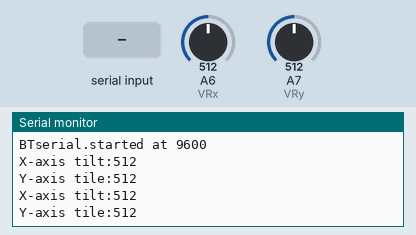
The sketch below on a simulated Arduino Nano, built with avr-gcc and run on an emulated ATmega328P. On the bench: the last lines printed to the serial monitor. The inputs (shaded band) are chosen by the test bench; at power-on: A6 (VRx) = 512, A7 (VRy) = 512.

Above: at 1.6 s.
1.7 s: A6 (VRx) set to 716
At 3.0 s:
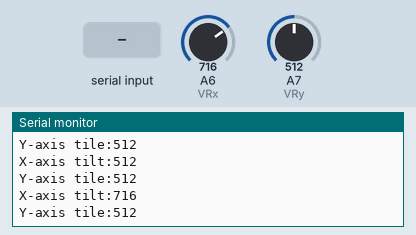
3.2 s: A7 (VRy) set to 716
At 3.9 s:
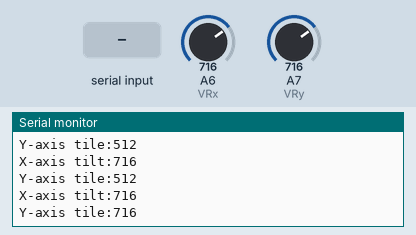
4.7 s: "1" received over Serial
6.2 s: "0" received over the second serial link
7.7 s: "2" received over Serial
9.2 s: A6 (VRx) set to 900
At 10.3 s:
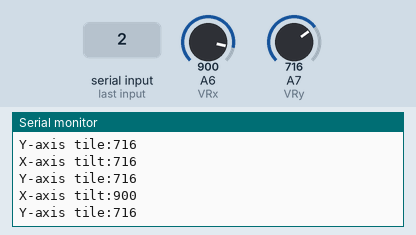
Timing chart, 0 to 11.7 s (numbered marks = the images above; inputs shaded):
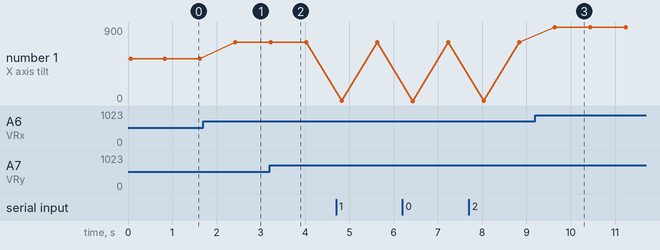

The sketch:

bluetooth.ino
```cpp
//#include <SoftwareSerial.h>
//SoftwareSerial BTserial(2, 3); // RX | TX
//// Connect the HC-05 TX to Arduino pin 7 RX.
//// Connect the HC-05 RX to Arduino pin  8 TX through a voltage divider.
////
//
//char c = ' ';
//char c1 = ' ';
//int flag = 0;
//int x_val = 0;
//int y_val = 0;
//int z_val = 0;
//String x_4 = " ";
//String x_3 = " ";
//String x_2 = " ";
//String x_1 = " ";
//String y_4 = " ";
//String y_3 = " ";
//String y_2 = " ";
//String y_1 = " ";
//String z = " ";
//String total = " ";
//
//void setup()
//{
//    Serial.begin(9600);
//    Serial.println("Arduino is ready");
//    Serial.println("Remember to select Both NL & CR in the serial monitor");
//
//    // HC-05 default serial speed for AT mode is 38400
//    BTserial.begin(9600);
//}
//
//void loop()
//{
//    x_val = 524;
//    y_val = 523;
//    z_val = 1;
//
//    String x_4 = String(int(x_val / 1000));   // 0
//    String x_3 = String(int((x_val % 1000) / 100));   // 5
//    String x_2 = String(int((x_val % 100) / 10));   // 2
//    String x_1 = String(x_val % 10);   // 4
//    String y_4 = String(int(y_val / 1000));
//    String y_3 = String(int((y_val % 1000) / 100));
//    String y_2 = String(int((y_val % 100) / 10));
//    String y_1 = String(y_val % 10);
//    String z = String(z_val);
//    String total = String(x_4+x_3+x_2+x_1+y_4+y_3+y_2+y_1+z);
//
//    // Keep reading from HC-05 and send to Arduino Serial Monitor
//    /*if (BTserial.available())
//    {
//        c = BTserial.read();
//        Serial.write(c);
//    }*/
//
//    // Keep reading from Arduino Serial Monitor and send to HC-05
//    if (Serial.available())
//    {
//        c1 = Serial.read();
//        //BTserial.write(c1);
//
//        if (c1 == 'a'){
//          BTserial.write('e');
//          BTserial.write('n');
//          BTserial.write('d');
//          flag = 1;
//        } else if (c1 != ' '){
//          flag = 0;
//        }
//
//        if (flag == 0){
//          for (int i = 0; i < 9; i++){
//             c = total.charAt(i);
//             BTserial.write(c);
//          }
//        }
//        /*
//        for (int i = 0; i < 9; i++){
//             c = total.charAt(i);
//             BTserial.write(c);
//        }
//        delay(200);*/
//        //c1 = Serial.read();
//        //BTserial.write(c1);
//    }
//}
```

controller.ino
```cpp
//#define VRx A1 //analog pin A1 for x coordinate
//#define VRy A0 //analog pin A0 for y coordinate
//#define VRsw 2 //digital pin D2 for z input (high/low)
//
////#define bt_rx 0
////#define bt_tx 1
////
////#include <SoftwareSerial.h>
////SoftwareSerial BT(bt_rx, bt_tx);
//
//void setup() {
//  pinMode(VRx, INPUT);
//  pinMode(VRy, INPUT);
//  pinMode(VRsw, INPUT_PULLUP); //1 as unpressed, 0 as pressed
//  Serial.begin(9600);
//
////  BT.begin(9600); //setting up baud rate
//}
//
//void loop() {
//  /* reading joystick values */
//  int x_val = analogRead(VRx);
//  int y_val = analogRead(VRy);
//  int z_val = digitalRead(VRsw);
////  digitalWrite(VRsw, HIGH);
//  Serial.println(x_val);
//  Serial.println(y_val);
//  Serial.println(z_val);
//  Serial.println();
//  delay(500);
////  /* sending values to uno */
////  Bt.write(); //versus BT.print()
////  delay(50); //arbitrary delay, need to adjust later
//
//}
```

hc_05.ino
```cpp
// joystick :  (0,0) ^ (1023,0)
//                   |
//               < - . - >
//                   |
//         (0, 1023) v (1023, 1023)
#include <SoftwareSerial.h>
SoftwareSerial hc05(0, 1); // (RX|TX)
char c = ' ';
#define VRx A6 //analog pin A1 for x coordinate
#define VRy A7 //analog pin A0 for y coordinate
#define VRsw 2 //digital pin D2 for z input (high/low)

void setup() {
  // put your setup code here, to run once:
//  pinMode(SW1, OUTPUT);
//  digitalWrite(SW1, HIGH);
  pinMode(VRx, INPUT);
  pinMode(VRy, INPUT);
  pinMode(VRsw, INPUT_PULLUP);
  Serial.begin(9600);
  Serial.println("Arduino with HC-05 is ready");
  hc05.begin(9600);
  Serial.println("BTserial.started at 9600");
}

void loop() {
  // put your main code here, to run repeatedly:
  Serial.print("X-axis tilt:");
  Serial.println(analogRead(VRx));
  Serial.print("Y-axis tile:");
  Serial.println(analogRead(VRy));
  delay(800);
  if (hc05.available()){
    Serial.write(hc05.read());
  }
  if (Serial.available()){
     c = Serial.read();
     hc05.write(c);
     Serial.write(c);
  }
}
```

hc_06.ino
```cpp
//#include <SoftwareSerial.h>
//SoftwareSerial BTserial(2,3); // RX | TX
//
//void setup() {
//  // put your setup code here, to run once:
//  Serial.begin(9600);
//  Serial.println("Arduino with HC-06 is ready");
//
//  BTserial.begin(9600);
//  Serial.println("BTserial started at 9600");
//}
//
//void loop() {
//  // put your main code here, to run repeatedly:
//  if (BTserial.available()){
//     Serial.write(BTserial.read());
//  }
//  if (Serial.available()){
//    BTserial.write(Serial.read());
//  }
//}
```

Measured:
- after the input at 1.7 s, the serial monitor: prints a new line after 0.73 s (image 1)
- after the input at 3.2 s, the serial monitor: prints a new line after 0.05 s (image 2)
- after the input at 9.2 s, the serial monitor: prints a new line after 0.44 s (image 3)
- plotted number 1: 512 → 716 after the input at 1.7 s, 716 → 900 after the input at 9.2 s
